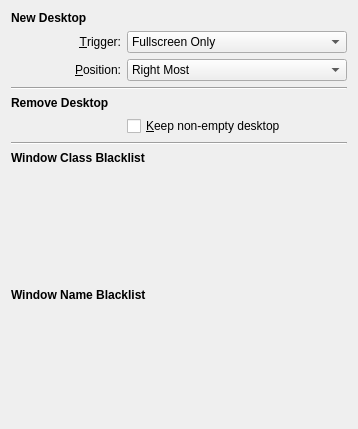
<?xml version="1.0" encoding="UTF-8"?>
<ui version="4.0">
 <class>Form</class>
 <widget class="QWidget" name="Form">
  <property name="geometry">
   <rect>
    <x>0</x>
    <y>0</y>
    <width>358</width>
    <height>429</height>
   </rect>
  </property>
  <property name="sizePolicy">
   <sizepolicy hsizetype="Preferred" vsizetype="MinimumExpanding">
    <horstretch>0</horstretch>
    <verstretch>0</verstretch>
   </sizepolicy>
  </property>
  <property name="windowTitle">
   <string>Form</string>
  </property>
  <layout class="QGridLayout" name="gridLayout" columnstretch="1,2">
   <item row="2" column="0">
    <widget class="QLabel" name="label_3">
     <property name="sizePolicy">
      <sizepolicy hsizetype="Preferred" vsizetype="Fixed">
       <horstretch>0</horstretch>
       <verstretch>0</verstretch>
      </sizepolicy>
     </property>
     <property name="text">
      <string>&amp;Position:</string>
     </property>
     <property name="alignment">
      <set>Qt::AlignRight|Qt::AlignTrailing|Qt::AlignVCenter</set>
     </property>
     <property name="buddy">
      <cstring>kcfg_newDesktopPosition</cstring>
     </property>
    </widget>
   </item>
   <item row="5" column="1">
    <widget class="QCheckBox" name="kcfg_keepNonEmptyDesktop">
     <property name="text">
      <string>&amp;Keep non-empty desktop</string>
     </property>
    </widget>
   </item>
   <item row="4" column="0" colspan="2">
    <widget class="QLabel" name="label_4">
     <property name="sizePolicy">
      <sizepolicy hsizetype="Preferred" vsizetype="Fixed">
       <horstretch>0</horstretch>
       <verstretch>0</verstretch>
      </sizepolicy>
     </property>
     <property name="font">
      <font>
       <weight>75</weight>
       <bold>true</bold>
      </font>
     </property>
     <property name="text">
      <string>Remove Desktop</string>
     </property>
    </widget>
   </item>
   <item row="6" column="0" colspan="2">
    <widget class="Line" name="line_2">
     <property name="orientation">
      <enum>Qt::Horizontal</enum>
     </property>
    </widget>
   </item>
   <item row="8" column="0" colspan="2">
    <widget class="KEditListWidget" name="kcfg_blockWMClass">
     <property name="buttons">
      <set>KEditListWidget::Add|KEditListWidget::Remove</set>
     </property>
    </widget>
   </item>
   <item row="10" column="0" colspan="2">
    <widget class="KEditListWidget" name="kcfg_blockWMName">
     <property name="buttons">
      <set>KEditListWidget::Add|KEditListWidget::Remove</set>
     </property>
    </widget>
   </item>
   <item row="3" column="0" colspan="2">
    <widget class="Line" name="line">
     <property name="orientation">
      <enum>Qt::Horizontal</enum>
     </property>
    </widget>
   </item>
   <item row="2" column="1">
    <widget class="QComboBox" name="kcfg_newDesktopPosition">
     <item>
      <property name="text">
       <string>Right Most</string>
      </property>
     </item>
     <item>
      <property name="text">
       <string>Next To Current</string>
      </property>
     </item>
     <item>
      <property name="text">
       <string>Next To App</string>
      </property>
     </item>
    </widget>
   </item>
   <item row="0" column="0" colspan="2">
    <widget class="QLabel" name="label_2">
     <property name="sizePolicy">
      <sizepolicy hsizetype="Preferred" vsizetype="Fixed">
       <horstretch>0</horstretch>
       <verstretch>0</verstretch>
      </sizepolicy>
     </property>
     <property name="font">
      <font>
       <weight>75</weight>
       <bold>true</bold>
      </font>
     </property>
     <property name="text">
      <string>New Desktop</string>
     </property>
    </widget>
   </item>
   <item row="1" column="0">
    <widget class="QLabel" name="label">
     <property name="sizePolicy">
      <sizepolicy hsizetype="Preferred" vsizetype="Fixed">
       <horstretch>0</horstretch>
       <verstretch>0</verstretch>
      </sizepolicy>
     </property>
     <property name="text">
      <string>&amp;Trigger:</string>
     </property>
     <property name="alignment">
      <set>Qt::AlignRight|Qt::AlignTrailing|Qt::AlignVCenter</set>
     </property>
     <property name="buddy">
      <cstring>kcfg_trigger</cstring>
     </property>
    </widget>
   </item>
   <item row="1" column="1">
    <widget class="QComboBox" name="kcfg_trigger">
     <item>
      <property name="text">
       <string>Fullscreen Only</string>
      </property>
     </item>
     <item>
      <property name="text">
       <string>Maximize Only</string>
      </property>
     </item>
     <item>
      <property name="text">
       <string>Fullscreen And Maximize</string>
      </property>
     </item>
    </widget>
   </item>
   <item row="7" column="0" colspan="2">
    <widget class="QLabel" name="label_5">
     <property name="sizePolicy">
      <sizepolicy hsizetype="Preferred" vsizetype="Fixed">
       <horstretch>0</horstretch>
       <verstretch>0</verstretch>
      </sizepolicy>
     </property>
     <property name="font">
      <font>
       <weight>75</weight>
       <bold>true</bold>
      </font>
     </property>
     <property name="text">
      <string>Window Class Blacklist</string>
     </property>
    </widget>
   </item>
   <item row="9" column="0" colspan="2">
    <widget class="QLabel" name="label_6">
     <property name="sizePolicy">
      <sizepolicy hsizetype="Preferred" vsizetype="Fixed">
       <horstretch>0</horstretch>
       <verstretch>0</verstretch>
      </sizepolicy>
     </property>
     <property name="font">
      <font>
       <weight>75</weight>
       <bold>true</bold>
      </font>
     </property>
     <property name="text">
      <string>Window Name Blacklist</string>
     </property>
    </widget>
   </item>
   <item row="5" column="0">
    <spacer name="horizontalSpacer">
     <property name="orientation">
      <enum>Qt::Horizontal</enum>
     </property>
     <property name="sizeHint" stdset="0">
      <size>
       <width>40</width>
       <height>20</height>
      </size>
     </property>
    </spacer>
   </item>
  </layout>
 </widget>
 <customwidgets>
  <customwidget>
   <class>KEditListWidget</class>
   <extends>QWidget</extends>
   <header>keditlistwidget.h</header>
  </customwidget>
 </customwidgets>
 <tabstops>
  <tabstop>kcfg_trigger</tabstop>
  <tabstop>kcfg_newDesktopPosition</tabstop>
  <tabstop>kcfg_keepNonEmptyDesktop</tabstop>
 </tabstops>
 <resources/>
 <connections/>
</ui>
